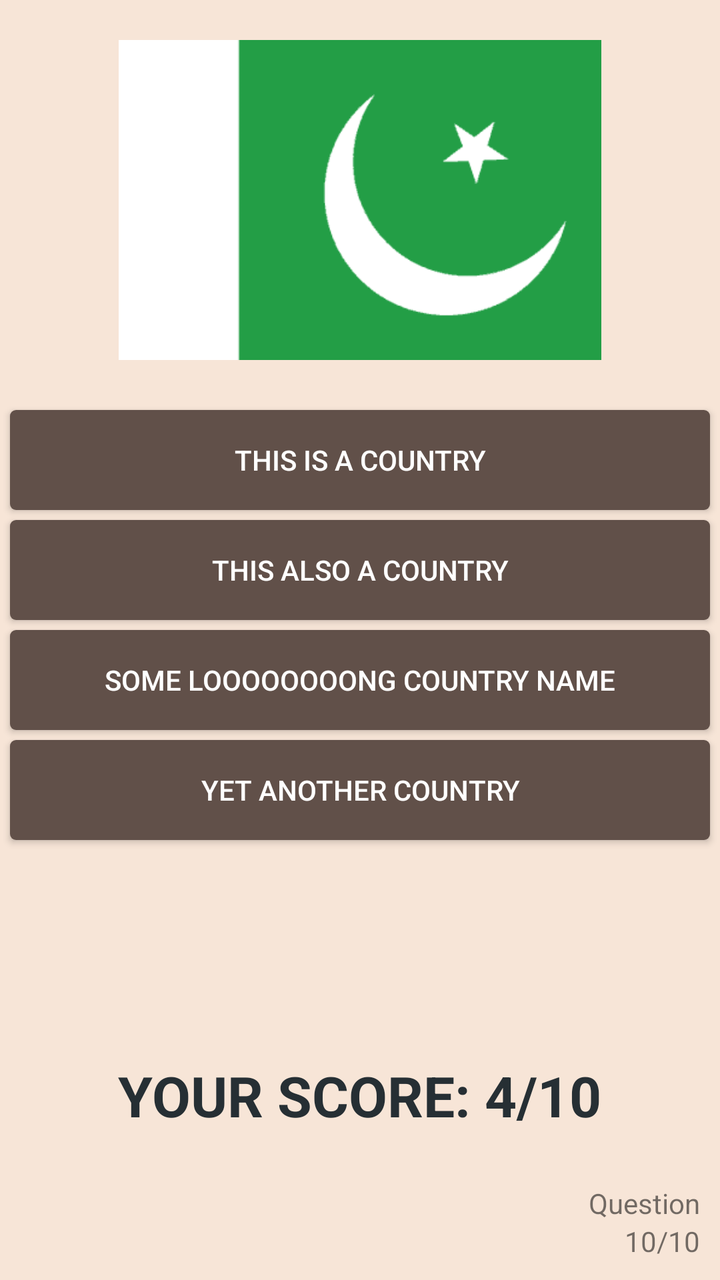
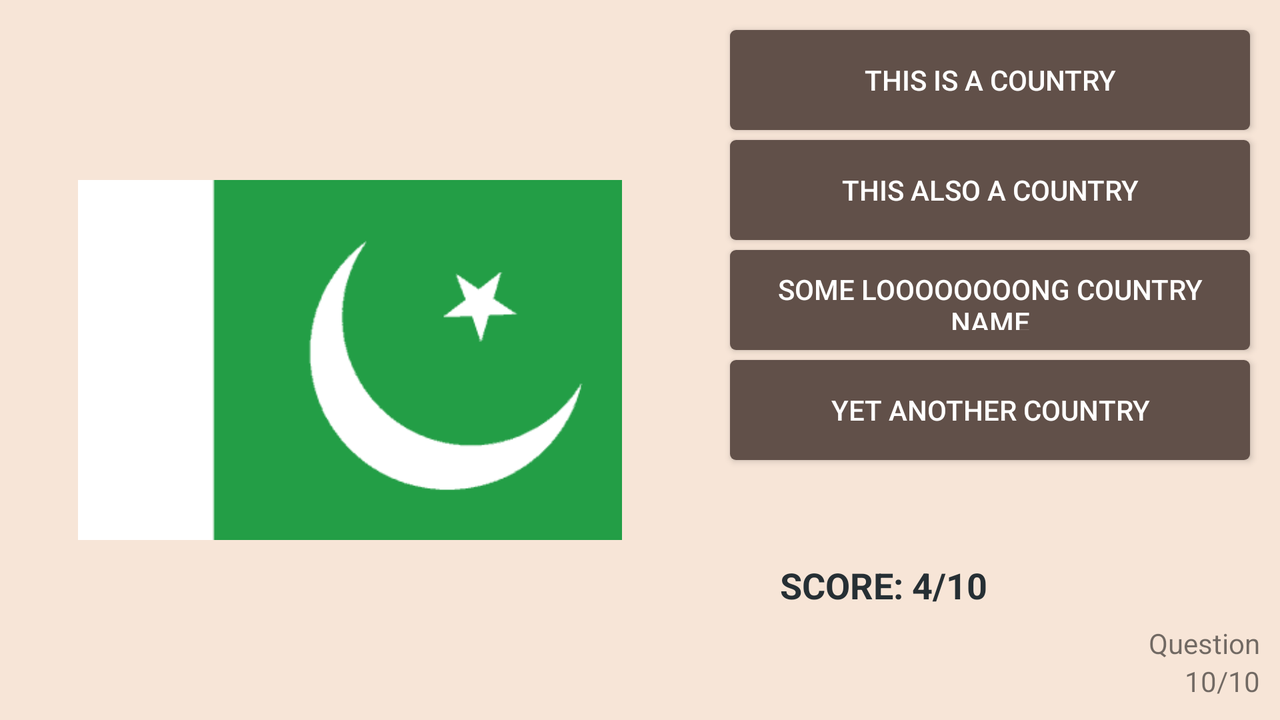

One screen, two layout resources from the same app: the default and the repository's alternative for another configuration. Each is rendered where Android would select it; the XML of both is given below.
<!-- AndroidManifest.xml: application theme AppTheme -->
<!-- res/layout/activity_flag.xml -->
<?xml version="1.0" encoding="utf-8"?>
<LinearLayout
    xmlns:android="http://schemas.android.com/apk/res/android"
    android:orientation="vertical"
    android:layout_width="match_parent"
    android:layout_height="match_parent"
    android:background="@color/backgroundColor"
    xmlns:tools="http://schemas.android.com/tools">
    <LinearLayout
        android:id="@+id/flags_layout"
        android:layout_width="match_parent"
        android:layout_height="0dp"
        android:layout_weight="4"
        android:orientation="vertical">
        <RelativeLayout
            android:layout_width="match_parent"
            android:layout_height="wrap_content">
            <ImageView
                android:id="@+id/flag_image_view"
                android:layout_width="@dimen/flag_img_width"
                android:layout_height="@dimen/flag_img_height"
                android:layout_centerInParent="true"
                android:padding="@dimen/flag_img_padding"
                tools:src="@drawable/flag6"
                android:contentDescription="@string/img_flag"/>
        </RelativeLayout>
        <LinearLayout
            android:layout_width="match_parent"
            android:layout_height="wrap_content"
            android:orientation="vertical">
            <Button
                android:id="@+id/flag_choice1"
                android:layout_width="match_parent"
                android:layout_height="@dimen/buttons_height"
                android:layout_gravity="center_horizontal"
                tools:text="this is a country"
                android:layout_margin="@dimen/buttons_margin"
                style="@style/ButtonStyle"/>
            <Button
                android:id="@+id/flag_choice2"
                android:layout_width="match_parent"
                android:layout_height="@dimen/buttons_height"
                android:layout_gravity="center_horizontal"
                tools:text="this also a country"
                android:layout_marginBottom="@dimen/buttons_margin"
                android:layout_marginRight="@dimen/buttons_margin"
                android:layout_marginLeft="@dimen/buttons_margin"
                style="@style/ButtonStyle"/>
            <Button
                android:id="@+id/flag_choice3"
                android:layout_width="match_parent"
                android:layout_height="@dimen/buttons_height"
                android:layout_gravity="center_horizontal"
                tools:text="some loooooooong country name"
                android:layout_marginRight="@dimen/buttons_margin"
                android:layout_marginLeft="@dimen/buttons_margin"
                style="@style/ButtonStyle"/>
            <Button
                android:id="@+id/flag_choice4"
                android:layout_width="match_parent"
                android:layout_height="@dimen/buttons_height"
                android:layout_gravity="center_horizontal"
                tools:text="yet another country"
                android:layout_margin="@dimen/buttons_margin"
                style="@style/ButtonStyle"/>
        </LinearLayout>
    </LinearLayout>
    <RelativeLayout
        android:layout_width="match_parent"
        android:layout_height="0dp"
        android:layout_weight="1"
        android:padding="@dimen/standard_padding">
        <TextView
            android:id="@+id/current_question"
            android:layout_width="wrap_content"
            android:layout_height="wrap_content"
            android:layout_alignParentBottom="true"
            android:layout_alignParentRight="true"
            android:layout_alignParentEnd="true"
            tools:text="10/10"
            style="@style/CurrentQuestionStyle"/>
        <TextView
            android:id="@+id/current_question_text"
            android:layout_width="wrap_content"
            android:layout_height="wrap_content"
            android:layout_alignParentRight="true"
            android:layout_alignParentEnd="true"
            android:layout_above="@id/current_question"
            android:text="@string/current_question"
            style="@style/CurrentQuestionStyle"/>
        <TextView
            android:id="@+id/flag_score"
            android:layout_width="wrap_content"
            android:layout_height="wrap_content"
            android:layout_centerHorizontal="true"
            android:paddingTop="@dimen/score_text_view_padding_top"
            tools:text="your score: 4/10"
            style="@style/ScoreStyle"/>
    </RelativeLayout>

</LinearLayout>
<!-- resources referenced by this layout -->
<resources>
  <color name="backgroundColor">#F7E5D7</color>
  <dimen name="buttons_height">50dp</dimen>
  <dimen name="buttons_margin">5dp</dimen>
  <dimen name="flag_img_height">200dp</dimen>
  <dimen name="flag_img_padding">20dp</dimen>
  <dimen name="flag_img_width">350dp</dimen>
  <dimen name="score_text_view_padding_top">7dp</dimen>
  <dimen name="standard_padding">10dp</dimen>
  <!-- drawable flag6: gif bitmap (drawable, 2197 bytes) -->
  <string name="current_question">Question</string>
  <string name="img_flag">the flags come here</string>
  <style name="ButtonStyle">
          <item name="android:textColor">@color/basicButtonTextColor</item>
          <item name="android:background">@drawable/custom_button_basic</item>
      </style>
  <style name="CurrentQuestionStyle">
  
      </style>
  <style name="ScoreStyle">
          <item name="android:textSize">28sp</item>
          <item name="android:textAllCaps">true</item>
          <item name="android:textStyle">bold</item>
          <item name="android:textColor">@color/scoreTextColor</item>
      </style>
  <style name="AppTheme" parent="Theme.AppCompat.Light.DarkActionBar">
          <item name="colorPrimary">@color/colorPrimary</item>
          <item name="colorPrimaryDark">@color/colorPrimaryDark</item>
          <item name="colorAccent">@color/colorAccent</item>
      </style>
  <color name="basicButtonTextColor">#ffffff</color>
  <!-- drawable custom_button_basic (drawable) -->
  <?xml version="1.0" encoding="utf-8"?>
  <selector
      xmlns:android="http://schemas.android.com/apk/res/android">
  
      <item android:state_pressed="true" >
          <shape>
              <gradient
                  android:startColor="@color/basicButtonColor2"
                  android:endColor="@color/basicButtonColor2"
                  android:angle="270" />
              <stroke
                  android:width="0dp"
                  android:color="@color/basicButtonColorOutline" />
              <corners
                  android:radius="3dp" />
              <padding
                  android:left="10dp"
                  android:top="10dp"
                  android:right="10dp"
                  android:bottom="10dp" />
          </shape>
      </item>
  
      <item android:state_focused="true" >
          <shape>
              <gradient
                  android:endColor="@color/basicButtonColor1"
                  android:startColor="@color/basicButtonColor1"
                  android:angle="270" />
              <stroke
                  android:width="0dp"
                  android:color="@color/basicButtonColorOutline" />
              <corners
                  android:radius="3dp" />
              <padding
                  android:left="10dp"
                  android:top="10dp"
                  android:right="10dp"
                  android:bottom="10dp" />
          </shape>
      </item>
  
      <item>
          <shape>
              <gradient
                  android:endColor="@color/basicButtonColor1"
                  android:startColor="@color/basicButtonColor1"
                  android:angle="270" />
              <stroke
                  android:width="0dp"
                  android:color="@color/basicButtonColorOutline" />
              <corners
                  android:radius="3dp" />
              <padding
                  android:left="10dp"
                  android:top="10dp"
                  android:right="10dp"
                  android:bottom="10dp" />
          </shape>
      </item>
  </selector>
  <color name="scoreTextColor">#262F34</color>
  <color name="colorPrimary">#262F34</color>
  <color name="colorPrimaryDark">#262F34</color>
  <color name="colorAccent">#262F34</color>
  <color name="basicButtonColor2">#262F34</color>
  <color name="basicButtonColorOutline">#65666b</color>
  <color name="basicButtonColor1">#615049</color>
</resources>
<!-- res/layout-land/activity_flag.xml (the repository's variant of the layout above) -->
<!-- drawn on the phone turned sideways -->
<?xml version="1.0" encoding="utf-8"?>
<LinearLayout
    android:id="@+id/flags_layout"
    xmlns:android="http://schemas.android.com/apk/res/android"
    android:orientation="horizontal"
    android:layout_width="match_parent"
    android:layout_height="match_parent"
    xmlns:tools="http://schemas.android.com/tools"
    android:background="@color/backgroundColor">
    <RelativeLayout
        android:layout_width="wrap_content"
        android:layout_height="match_parent">
        <ImageView
            android:layout_width="@dimen/flag_img_width"
            android:layout_height="@dimen/flag_img_height"
            android:id="@+id/flag_image_view"
            android:layout_centerInParent="true"
            android:padding="@dimen/standard_padding"
            tools:src="@drawable/flag6"
            android:contentDescription="@string/img_flag"/>
    </RelativeLayout>
    <LinearLayout
        android:layout_width="match_parent"
        android:layout_height="match_parent"
        android:orientation="vertical"
        android:padding="@dimen/standard_padding">
        <Button
            android:id="@+id/flag_choice1"
            android:layout_width="match_parent"
            android:layout_height="@dimen/buttons_height"
            android:layout_gravity="center_horizontal"
            tools:text="this is a country"
            android:layout_margin="@dimen/buttons_margin"
            style="@style/ButtonStyle"/>
        <Button
            android:id="@+id/flag_choice2"
            android:layout_width="match_parent"
            android:layout_height="@dimen/buttons_height"
            android:layout_gravity="center_horizontal"
            tools:text="this also a country"
            android:layout_marginBottom="@dimen/buttons_margin"
            android:layout_marginRight="@dimen/buttons_margin"
            android:layout_marginLeft="@dimen/buttons_margin"
            style="@style/ButtonStyle"/>
        <Button
            android:id="@+id/flag_choice3"
            android:layout_width="match_parent"
            android:layout_height="@dimen/buttons_height"
            android:layout_gravity="center_horizontal"
            tools:text="some loooooooong country name"
            android:layout_marginRight="@dimen/buttons_margin"
            android:layout_marginLeft="@dimen/buttons_margin"
            style="@style/ButtonStyle"/>
        <Button
            android:id="@+id/flag_choice4"
            android:layout_width="match_parent"
            android:layout_height="@dimen/buttons_height"
            android:layout_gravity="center_horizontal"
            tools:text="yet another country"
            android:layout_margin="@dimen/buttons_margin"
            style="@style/ButtonStyle"/>
        <RelativeLayout
            android:layout_width="match_parent"
            android:layout_height="match_parent">
            <TextView
                android:id="@+id/current_question"
                android:layout_width="wrap_content"
                android:layout_height="wrap_content"
                android:layout_alignParentBottom="true"
                android:layout_alignParentRight="true"
                android:layout_alignParentEnd="true"
                tools:text="10/10"/>
            <TextView
                android:id="@+id/current_question_text"
                android:layout_width="wrap_content"
                android:layout_height="wrap_content"
                android:layout_alignParentRight="true"
                android:layout_alignParentEnd="true"
                android:layout_above="@id/current_question"
                android:text="@string/current_question"/>
            <TextView
                android:id="@+id/flag_score"
                android:layout_width="wrap_content"
                android:layout_height="wrap_content"
                android:layout_centerVertical="true"
                android:layout_marginLeft="@dimen/score_text_view_margin_left"
                android:layout_marginStart="@dimen/score_text_view_margin_left"
                style="@style/ScoreStyleSmaller"
                tools:text="Score: 4/10"/>
        </RelativeLayout>
    </LinearLayout>
</LinearLayout>
<!-- resources referenced by the variant -->
<!-- as the phone turned sideways resolves them -->
<resources>
  <color name="backgroundColor">#F7E5D7</color>
  <dimen name="buttons_height">50dp</dimen>
  <dimen name="buttons_margin">5dp</dimen>
  <dimen name="flag_img_height">200dp</dimen>
  <dimen name="flag_img_width">350dp</dimen>
  <dimen name="score_text_view_margin_left">30dp</dimen>
  <dimen name="standard_padding">10dp</dimen>
  <!-- drawable flag6: gif bitmap (drawable, 2197 bytes) -->
  <string name="current_question">Question</string>
  <string name="img_flag">the flags come here</string>
  <style name="ButtonStyle">
          <item name="android:textColor">@color/basicButtonTextColor</item>
          <item name="android:background">@drawable/custom_button_basic</item>
      </style>
  <style name="ScoreStyleSmaller" parent="ScoreStyle">
          <item name="android:textSize">18sp</item>
      </style>
  <style name="AppTheme" parent="Theme.AppCompat.Light.DarkActionBar">
          <item name="colorPrimary">@color/colorPrimary</item>
          <item name="colorPrimaryDark">@color/colorPrimaryDark</item>
          <item name="colorAccent">@color/colorAccent</item>
      </style>
  <color name="basicButtonTextColor">#ffffff</color>
  <!-- drawable custom_button_basic (drawable) -->
  <?xml version="1.0" encoding="utf-8"?>
  <selector
      xmlns:android="http://schemas.android.com/apk/res/android">
  
      <item android:state_pressed="true" >
          <shape>
              <gradient
                  android:startColor="@color/basicButtonColor2"
                  android:endColor="@color/basicButtonColor2"
                  android:angle="270" />
              <stroke
                  android:width="0dp"
                  android:color="@color/basicButtonColorOutline" />
              <corners
                  android:radius="3dp" />
              <padding
                  android:left="10dp"
                  android:top="10dp"
                  android:right="10dp"
                  android:bottom="10dp" />
          </shape>
      </item>
  
      <item android:state_focused="true" >
          <shape>
              <gradient
                  android:endColor="@color/basicButtonColor1"
                  android:startColor="@color/basicButtonColor1"
                  android:angle="270" />
              <stroke
                  android:width="0dp"
                  android:color="@color/basicButtonColorOutline" />
              <corners
                  android:radius="3dp" />
              <padding
                  android:left="10dp"
                  android:top="10dp"
                  android:right="10dp"
                  android:bottom="10dp" />
          </shape>
      </item>
  
      <item>
          <shape>
              <gradient
                  android:endColor="@color/basicButtonColor1"
                  android:startColor="@color/basicButtonColor1"
                  android:angle="270" />
              <stroke
                  android:width="0dp"
                  android:color="@color/basicButtonColorOutline" />
              <corners
                  android:radius="3dp" />
              <padding
                  android:left="10dp"
                  android:top="10dp"
                  android:right="10dp"
                  android:bottom="10dp" />
          </shape>
      </item>
  </selector>
  <style name="ScoreStyle">
          <item name="android:textSize">28sp</item>
          <item name="android:textAllCaps">true</item>
          <item name="android:textStyle">bold</item>
          <item name="android:textColor">@color/scoreTextColor</item>
      </style>
  <color name="colorPrimary">#262F34</color>
  <color name="colorPrimaryDark">#262F34</color>
  <color name="colorAccent">#262F34</color>
  <color name="basicButtonColor2">#262F34</color>
  <color name="basicButtonColorOutline">#65666b</color>
  <color name="basicButtonColor1">#615049</color>
  <color name="scoreTextColor">#262F34</color>
</resources>
